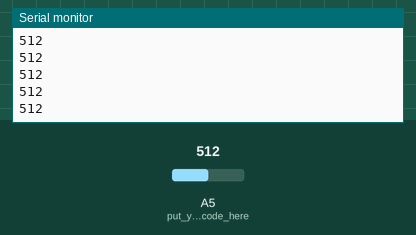
This sketch was run on a simulated Arduino Uno, built with avr-gcc and run on an emulated ATmega328P. On the bench: the last lines printed to the serial monitor. Inputs (shaded band) come from the test bench; at power-on: A5 (put_your_setup_code_here) = 512.

Above: at 1.2 s.
1.3 s: A5 (put_your_setup_code_here) set to 716
At 1.31 s:
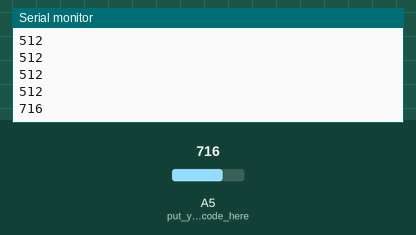
2.8 s: A5 (put_your_setup_code_here) set to 900
At 2.81 s:
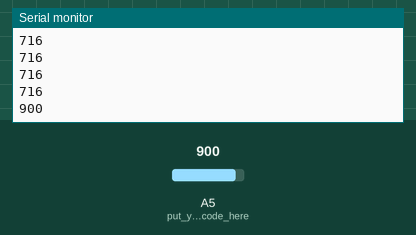
Timing chart, 0 to 5.8 s (numbered marks = the images above; inputs shaded):
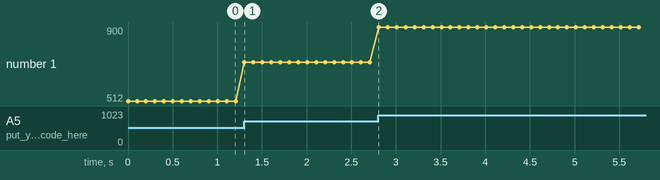

The sketch:

ldr_reading.ino
```cpp
void setup() {
  Serial.begin(19200);
pinMode(A5,INPUT);  // put your setup code here, to run once:

}

void loop() {
  int a=analogRead(A5);
  Serial.println(a);
  delay(100);

}
```

Measured:
- after the input at 1.3 s, the serial monitor: prints a new line at once (image 1)
- after the input at 2.8 s, the serial monitor: prints a new line at once (image 2)
- plotted number 1: 512 → 716 after the input at 1.3 s, 716 → 900 after the input at 2.8 s
